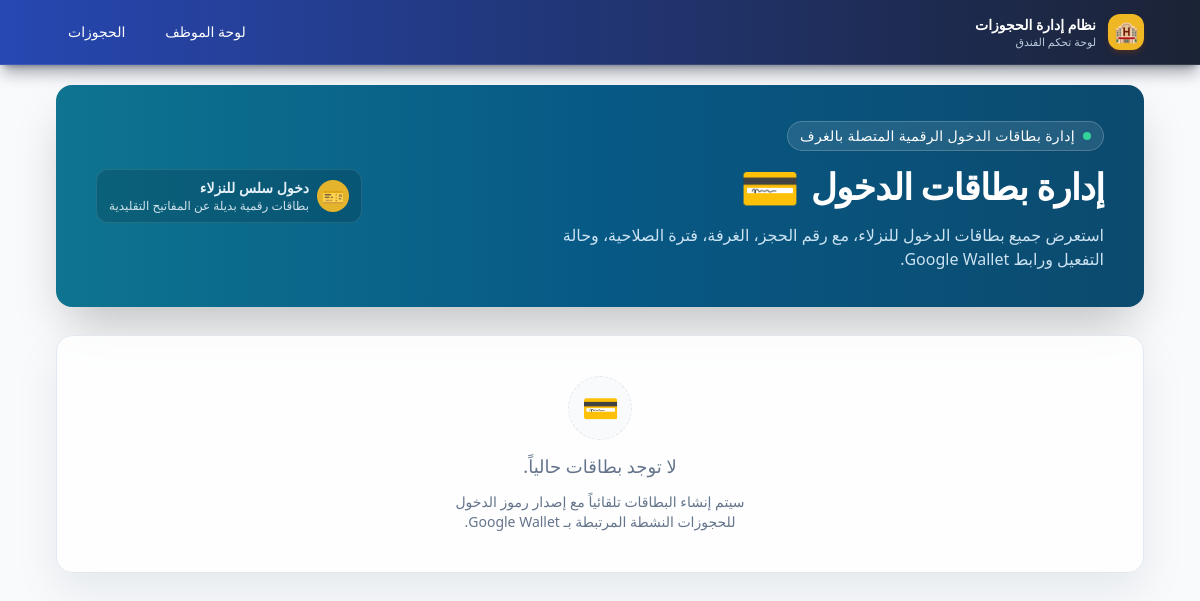
The page /wallet/ on the database as committed earlier.
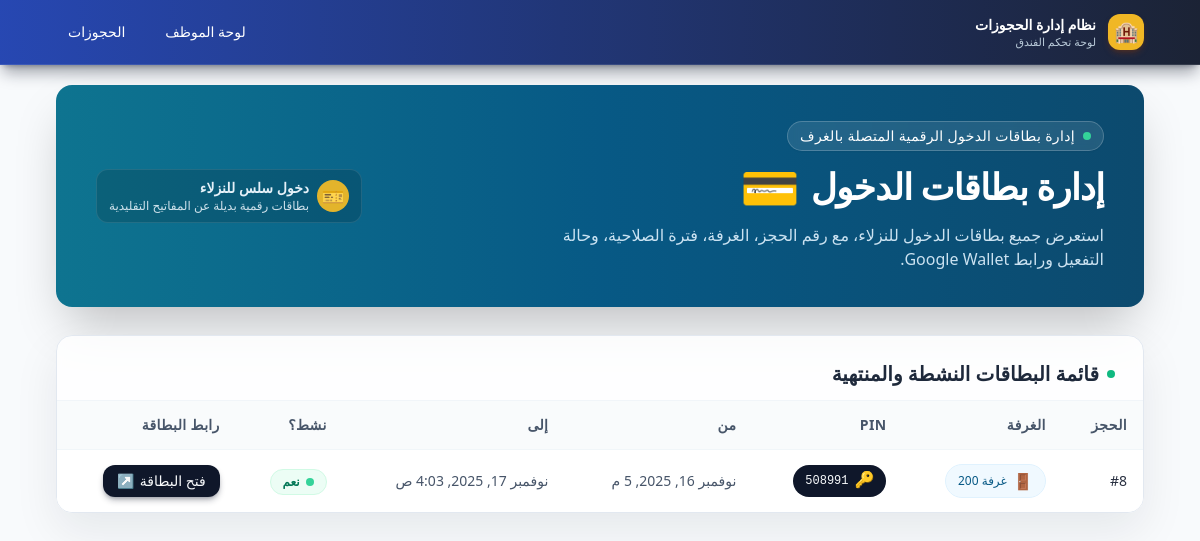
The same page on the database as committed later.
### locks/models.py (models this page shows, shortened)
class AccessPass(models.Model):
    booking = models.OneToOneField("bookings.Booking", on_delete=models.CASCADE)
    lock = models.ForeignKey(Lock, on_delete=models.CASCADE)
    smartlock_key_id = models.CharField(max_length=200, blank=True, null=True)
    smartlock_pin_code = models.CharField(max_length=50, blank=True, null=True)
    wallet_object_id = models.CharField(max_length=200, blank=True, null=True)
    wallet_jwt = models.TextField(blank=True, null=True)
    wallet_save_url = models.URLField(blank=True, null=True)
    valid_from = models.DateTimeField()
    valid_to = models.DateTimeField()
    active = models.BooleanField(default=True)
    created_at = models.DateTimeField(auto_now_add=True)

### bookings/models.py (models this page shows, shortened)
class Booking(models.Model):
    PENDING = "pending"
    CONFIRMED = "confirmed"
    CANCELLED = "cancelled"
    EXPIRED = "expired"
    STATUS_CHOICES = [
        (PENDING, "Pending"),
        (CONFIRMED, "Confirmed"),
        (CANCELLED, "Cancelled"),
        (EXPIRED, "Expired"),
    ]
    user = models.ForeignKey(User, on_delete=models.CASCADE, null=True, blank=True)
    guest_name = models.CharField(max_length=100)
    guest_email = models.EmailField(blank=True, null=True)
    room_id = models.CharField(max_length=50)
    start_at = models.DateTimeField()
    end_at = models.DateTimeField()
    status = models.CharField(max_length=20, choices=STATUS_CHOICES, default=PENDING)
    created_at = models.DateTimeField(auto_now_add=True)
    wallet_object_id = models.CharField(max_length=200, blank=True, null=True)
    wallet_save_url = models.URLField(blank=True, null=True)
    smartlock_code = models.CharField(max_length=100, blank=True, null=True)
    smartlock_key_id = models.CharField(max_length=100, blank=True, null=True)

### dashboard/views.py (the view)
# urls.py: path("wallet/", views.wallet_home, name="wallet_home"),
def wallet_home(request):
    passes = AccessPass.objects.order_by("-created_at")
    return render(request, "dashboard/wallet_list.html", {"passes": passes})

### templates/dashboard/wallet_list.html (shortened to what the changed rows need)
{% extends "dashboard/base.html" %}
{% block content %}
<div class="space-y-7 animate-fade-in-slow">
    <div
        class="relative overflow-hidden rounded-2xl bg-gradient-to-l from-sky-900 via-sky-800 to-cyan-700 text-white shadow-2xl px-6 py-7 sm:px-10 sm:py-9 flex flex-col md:flex-row md:items-center md:justify-between gap-6">
        <div class="space-y-3">
            <h2 class="text-3xl sm:text-4xl font-extrabold tracking-tight flex items-center gap-3">
                <span>إدارة بطاقات الدخول</span>
                <span class="text-4xl sm:text-5xl">💳</span>
            </h2>
        </div>
    </div>
    <div
        class="bg-white/80 backdrop-blur-sm border border-slate-200 rounded-2xl shadow-[0_18px_45px_rgba(15,23,42,0.08)] overflow-hidden animate-rise-soft">
        {% if passes %}
        <div class="px-5 sm:px-7 pt-5 sm:pt-6 pb-3 flex items-center justify-between gap-3">
            <h3 class="text-lg sm:text-xl font-semibold text-slate-800 flex items-center gap-2">
                <span class="h-2 w-2 rounded-full bg-emerald-500 animate-pulse"></span>
                <span>قائمة البطاقات النشطة والمنتهية</span>
            </h3>
        </div>
        <div class="overflow-x-auto border-t border-slate-100">
            <table class="min-w-full text-center align-middle text-sm sm:text-base">
                <thead class="bg-slate-50/80 text-slate-600 text-xs sm:text-sm uppercase tracking-wide">
                    <tr>
                        <th class="py-3.5 px-3 sm:px-4 font-semibold text-right">الحجز</th>
                        <th class="py-3.5 px-3 sm:px-4 font-semibold text-right">الغرفة</th>
                        <th class="py-3.5 px-3 sm:px-4 font-semibold text-right">PIN</th>
                        <th class="py-3.5 px-3 sm:px-4 font-semibold text-right">من</th>
                        <th class="py-3.5 px-3 sm:px-4 font-semibold text-right">إلى</th>
                        <th class="py-3.5 px-3 sm:px-4 font-semibold text-right">نشط؟</th>
                        <th class="py-3.5 px-3 sm:px-4 font-semibold text-right">رابط البطاقة</th>
                    </tr>
                </thead>
                <tbody class="text-slate-700">
                    {% for p in passes %}
                    <tr
                        class="border-t border-slate-100/90 odd:bg-white even:bg-slate-50/40 hover:bg-sky-50/70 transition-colors duration-150">
                        <td class="py-3.5 px-3 sm:px-4 text-right text-sm">
                            <span class="font-medium text-slate-900/90">#{{ p.booking.id }}</span>
                        </td>
                        <td class="py-3.5 px-3 sm:px-4 text-right">
                            <span
                                class="inline-flex items-center gap-1.5 rounded-full bg-sky-50 text-sky-800 border border-sky-100 px-3 py-1 text-xs font-medium">
                                <span class="text-base">🚪</span>
                                <span>غرفة {{ p.booking.room_id }}</span>
                            </span>
                        </td>
                        <td class="py-3.5 px-3 sm:px-4 text-right">
                            <span
                                class="inline-flex items-center gap-1.5 rounded-full bg-slate-900 text-slate-50 px-3 py-1 text-xs font-mono">
                                <span class="text-base">🔑</span>
                                <span>{{ p.smartlock_pin_code }}</span>
                            </span>
                        </td>
                        <td class="py-3.5 px-3 sm:px-4 text-right text-xs sm:text-sm text-slate-600">
                            {{ p.valid_from }}
                        </td>
                        <td class="py-3.5 px-3 sm:px-4 text-right text-xs sm:text-sm text-slate-600">
                            {{ p.valid_to }}
                        </td>
                        <td class="py-3.5 px-3 sm:px-4 text-right">
                            {% if p.active %}
                                <span
                                    class="inline-flex items-center gap-1.5 rounded-full bg-emerald-50 text-emerald-700 border border-emerald-100 px-3 py-1 text-xs font-semibold animate-soft-pop">
                                    <span class="h-2 w-2 rounded-full bg-emerald-400 animate-pulse"></span>
                                    نعم
                                </span>
                            {% else %}
                                <span
                                    class="inline-flex items-center gap-1.5 rounded-full bg-rose-50 text-rose-700 border border-rose-100 px-3 py-1 text-xs font-semibold">
                                    <span class="h-2 w-2 rounded-full bg-rose-400"></span>
                                    لا
                                </span>
                            {% endif %}
                        </td>
                        <td class="py-3.5 px-3 sm:px-4 text-right">
                            {% if p.wallet_save_url %}
                                <a href="{{ p.wallet_save_url }}" target="_blank"
                                   class="inline-flex items-center gap-1.5 rounded-xl bg-slate-900 text-slate-50 px-3.5 py-1.5 text-xs sm:text-sm font-medium shadow-md shadow-slate-900/30 hover:bg-black transition-colors">
                                    <span class="text-sm">فتح البطاقة</span>
                                    <span>↗</span>
                                </a>
                            {% else %}
                                <span class="text-slate-400 text-xs">-</span>
                            {% endif %}
                        </td>
                    </tr>
                    {% endfor %}
                </tbody>
            </table>
        </div>
        {% else %}
        <div class="px-6 py-10 text-center">
            <div class="flex flex-col items-center gap-3 text-slate-500">
                <div
                    class="flex h-16 w-16 items-center justify-center rounded-full bg-slate-50 border border-dashed border-slate-200 text-3xl">
                    💳
                </div>
                <p class="text-base sm:text-lg font-medium">لا توجد بطاقات حالياً.</p>
                <p class="text-xs sm:text-sm max-w-xs">
                    سيتم إنشاء البطاقات تلقائياً مع إصدار رموز الدخول للحجوزات النشطة المرتبطة بـ Google Wallet.
                </p>
            </div>
        </div>
        {% endif %}
    </div>
</div>
{% endblock %}

Rows that differ between the two databases and show on the page:
added AccessPass: booking.id "8", booking.room_id "200", smartlock_pin_code "508991", valid_from "نوفمبر 16, 2025, 5 م", valid_to "نوفمبر 17, 2025, 4:03 ص", active True (drawn)
Other text that changed with them:
text no longer shown: "💳 لا توجد بطاقات حالياً. سيتم إنشاء البطاقات تلقائياً مع إصدار رموز الدخول للحجوزات النشطة المرتبطة بـ Google Wallet."
text now shown: "قائمة البطاقات النشطة والمنتهية الحجز الغرفة PIN من إلى نشط؟ رابط البطاقة"
